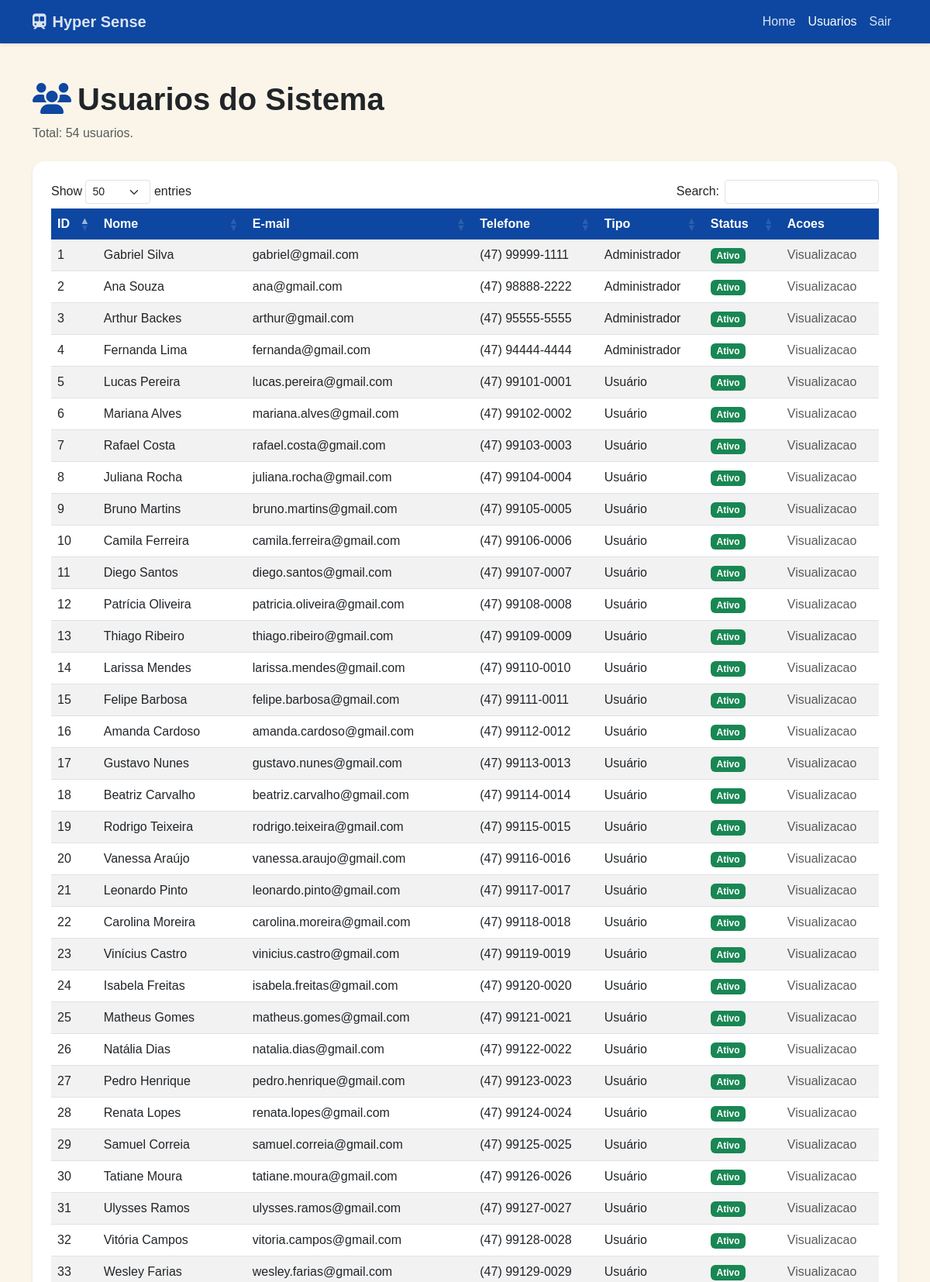
/Tela/usuario.php (signed in, upper part), run on the app's committed database.
### tables this page shows
CREATE TABLE IF NOT EXISTS usuarios (
    id INT AUTO_INCREMENT PRIMARY KEY,
    nome VARCHAR(150) NOT NULL,
    email VARCHAR(150) NOT NULL,
    telefone VARCHAR(30) NULL,
    tipo VARCHAR(50) NOT NULL DEFAULT 'Usuario',
    status VARCHAR(20) NOT NULL DEFAULT 'Ativo',
    senha VARCHAR(255) NULL,
    criado_em DATETIME NOT NULL DEFAULT CURRENT_TIMESTAMP,
    ultimo_acesso DATETIME NULL,
    deleted_at DATETIME NULL DEFAULT NULL,
    UNIQUE KEY uk_usuarios_email (email)
);

### Tela/usuario.php (the view, shortened to what this page needs)
<?php
require_once "../infra/conexao.php";
$resultado = $conexao->query("SELECT id, nome, email, telefone, tipo, status FROM usuarios WHERE deleted_at IS NULL ORDER BY id ASC");
$usuarios = [];
if ($resultado) {
    while ($u = $resultado->fetch_assoc()) {
        $usuarios[] = $u;
    }
}
$totalUsuarios = count($usuarios);
$paginaAtual = basename($_SERVER["PHP_SELF"]);
if (!function_exists('isAtiva')) {
    function isAtiva(string $pagina, string $paginaAtual): string
    {
        return $pagina === $paginaAtual ? "active" : "";
    }
}
?>
<!DOCTYPE html>
<html lang="pt-br">
<head>
    <link href="https://cdn.jsdelivr.net/npm/bootstrap@5.3.0/dist/css/bootstrap.min.css" rel="stylesheet">
    <link rel="stylesheet" href="https://cdnjs.cloudflare.com/ajax/libs/font-awesome/6.4.0/css/all.min.css">
    <link rel="stylesheet" href="https://cdn.datatables.net/1.13.4/css/dataTables.bootstrap5.min.css">
    <link rel="stylesheet" href="../Css/style.css">
</head>
<body>
    <nav class="navbar navbar-expand-lg navbar-dark navbar-hyper shadow-sm">
        <div class="container">
            <a class="navbar-brand fw-bold" href="index.php"><i class="fas fa-train-subway me-2"></i>Hyper Sense</a>
            <div class="navbar-nav ms-auto">
                <a class="nav-link <?= isAtiva('index.php', $paginaAtual) ?>" href="index.php">Home</a>
                <a class="nav-link <?= isAtiva('usuario.php', $paginaAtual) ?>" href="usuario.php">Usuarios</a>
                <a class="nav-link" href="logout.php">Sair</a>
            </div>
        </div>
    </nav>
    <div class="container my-5">
        <div class="d-flex justify-content-between align-items-center mb-4">
            <div>
                <h1 class="display-6 fw-semibold"><i class="fas fa-users text-primary me-2"></i>Usuarios do Sistema</h1>
                <p class="text-muted mb-0">Total: <span id="totalUsuariosSpan"><?= $totalUsuarios ?></span> usuarios.</p>
            </div>
        </div>
        <div class="card shadow-sm border-0 rounded-4">
            <div class="card-body p-4">
                <div class="table-responsive">
                    <table class="table table-hover table-striped align-middle" id="tabelaUsuarios">
                        <thead class="table-primary">
                            <tr>
                                <th>ID</th>
                                <th>Nome</th>
                                <th>E-mail</th>
                                <th>Telefone</th>
                                <th>Tipo</th>
                                <th>Status</th>
                                <th>Acoes</th>
                            </tr>
                        </thead>
                        <tbody>
                            <?php if (!$usuarios): ?>
                                <tr>
                                    <td colspan="7" class="text-center py-4 text-muted">Nenhum usuario cadastrado.</td>
                                </tr>
                            <?php else: ?>
                                <?php foreach ($usuarios as $u): ?>
                                    <tr>
                                        <td><?= (int)$u["id"] ?></td>
                                        <td><?= htmlspecialchars($u["nome"], ENT_QUOTES, "UTF-8") ?></td>
                                        <td><?= htmlspecialchars($u["email"], ENT_QUOTES, "UTF-8") ?></td>
                                        <td><?= htmlspecialchars($u["telefone"], ENT_QUOTES, "UTF-8") ?></td>
                                        <td><?= htmlspecialchars($u["tipo"], ENT_QUOTES, "UTF-8") ?></td>
                                        <td>
                                            <span class="badge <?= $u["status"] === "Ativo" ? "bg-success" : "bg-secondary" ?>">
                                                <?= htmlspecialchars($u["status"], ENT_QUOTES, "UTF-8") ?>
                                            </span>
                                        </td>
                                        <td>
                                            <?php if (($_SESSION['usuario_tipo'] ?? '') === 'Administrador'): ?>
                                                <a href="editar.php?id=<?= (int)$u["id"] ?>" class="btn btn-sm btn-outline-primary"><i class="fas fa-edit"></i></a>
                                                <a href="excluir.php?id=<?= (int)$u["id"] ?>" class="btn btn-sm btn-outline-danger"><i class="fas fa-trash"></i></a>
                                            <?php else: ?>
                                                <span class="text-muted">Visualizacao</span>
                                            <?php endif; ?>
                                        </td>
                                    </tr>
                                <?php endforeach; ?>
                            <?php endif; ?>
                        </tbody>
                    </table>
                </div>
            </div>
        </div>
    </div>
</body>
</html>

### Css/style.css (style rules this page uses)
:root { --hyper-azul: #1e88e5; --hyper-azul-escuro: #0d47a1; --hyper-fundo: #fbf5e9; }
html, body { background: var(--hyper-fundo); min-height: 100vh; }
body { font-family: Arial, Helvetica, sans-serif; }
.navbar-hyper { background: var(--hyper-azul-escuro) !important; }
.navbar-hyper .navbar-brand, .navbar-hyper .nav-link { font-family: 'Orbitron', Arial, sans-serif; color: rgba(255, 255, 255, 0.85); }
.navbar-hyper .nav-link.active, .navbar-hyper .nav-link:hover { color: #fff; }
.card { overflow: hidden; }
.table thead th { background: var(--hyper-azul-escuro); color: #fff; border: 0; white-space: nowrap; }
.table tbody td { vertical-align: middle; }
.text-primary { color: var(--hyper-azul-escuro) !important; }

### data on the page
usuarios: id "1", nome "Gabriel Silva", email "gabriel@gmail.com", telefone "(47) 99999-1111", tipo "Administrador", status "Ativo"
usuarios: id "2", nome "Ana Souza", email "ana@gmail.com", telefone "(47) 98888-2222", tipo "Administrador", status "Ativo"
usuarios: id "3", nome "Arthur Backes", email "arthur@gmail.com", telefone "(47) 95555-5555", tipo "Administrador", status "Ativo"
usuarios: id "4", nome "Fernanda Lima", email "fernanda@gmail.com", telefone "(47) 94444-4444", tipo "Administrador", status "Ativo"
usuarios: id "5", nome "Lucas Pereira", email "lucas.pereira@gmail.com", telefone "(47) 99101-0001", tipo "Usuário", status "Ativo"
usuarios: id "6", nome "Mariana Alves", email "mariana.alves@gmail.com", telefone "(47) 99102-0002", tipo "Usuário", status "Ativo"
usuarios: id "7", nome "Rafael Costa", email "rafael.costa@gmail.com", telefone "(47) 99103-0003", tipo "Usuário", status "Ativo"
usuarios: id "8", nome "Juliana Rocha", email "juliana.rocha@gmail.com", telefone "(47) 99104-0004", tipo "Usuário", status "Ativo"
usuarios: id "9", nome "Bruno Martins", email "bruno.martins@gmail.com", telefone "(47) 99105-0005", tipo "Usuário", status "Ativo"
usuarios: id "10", nome "Camila Ferreira", email "camila.ferreira@gmail.com", telefone "(47) 99106-0006", tipo "Usuário", status "Ativo"
usuarios: id "11", nome "Diego Santos", email "diego.santos@gmail.com", telefone "(47) 99107-0007", tipo "Usuário", status "Ativo"
usuarios: id "12", nome "Patrícia Oliveira", email "patricia.oliveira@gmail.com", telefone "(47) 99108-0008", tipo "Usuário", status "Ativo"
usuarios: id "13", nome "Thiago Ribeiro", email "thiago.ribeiro@gmail.com", telefone "(47) 99109-0009", tipo "Usuário", status "Ativo"
usuarios: id "14", nome "Larissa Mendes", email "larissa.mendes@gmail.com", telefone "(47) 99110-0010", tipo "Usuário", status "Ativo"
usuarios: id "15", nome "Felipe Barbosa", email "felipe.barbosa@gmail.com", telefone "(47) 99111-0011", tipo "Usuário", status "Ativo"
usuarios: id "16", nome "Amanda Cardoso", email "amanda.cardoso@gmail.com", telefone "(47) 99112-0012", tipo "Usuário", status "Ativo"
usuarios: id "17", nome "Gustavo Nunes", email "gustavo.nunes@gmail.com", telefone "(47) 99113-0013", tipo "Usuário", status "Ativo"
usuarios: id "18", nome "Beatriz Carvalho", email "beatriz.carvalho@gmail.com", telefone "(47) 99114-0014", tipo "Usuário", status "Ativo"
usuarios: id "19", nome "Rodrigo Teixeira", email "rodrigo.teixeira@gmail.com", telefone "(47) 99115-0015", tipo "Usuário", status "Ativo"
usuarios: id "20", nome "Vanessa Araújo", email "vanessa.araujo@gmail.com", telefone "(47) 99116-0016", tipo "Usuário", status "Ativo"
usuarios: id "21", nome "Leonardo Pinto", email "leonardo.pinto@gmail.com", telefone "(47) 99117-0017", tipo "Usuário", status "Ativo"
usuarios: id "22", nome "Carolina Moreira", email "carolina.moreira@gmail.com", telefone "(47) 99118-0018", tipo "Usuário", status "Ativo"
usuarios: id "23", nome "Vinícius Castro", email "vinicius.castro@gmail.com", telefone "(47) 99119-0019", tipo "Usuário", status "Ativo"
usuarios: id "24", nome "Isabela Freitas", email "isabela.freitas@gmail.com", telefone "(47) 99120-0020", tipo "Usuário", status "Ativo"
usuarios: id "25", nome "Matheus Gomes", email "matheus.gomes@gmail.com", telefone "(47) 99121-0021", tipo "Usuário", status "Ativo"
usuarios: id "26", nome "Natália Dias", email "natalia.dias@gmail.com", telefone "(47) 99122-0022", tipo "Usuário", status "Ativo"
usuarios: id "27", nome "Pedro Henrique", email "pedro.henrique@gmail.com", telefone "(47) 99123-0023", tipo "Usuário", status "Ativo"
usuarios: id "28", nome "Renata Lopes", email "renata.lopes@gmail.com", telefone "(47) 99124-0024", tipo "Usuário", status "Ativo"
usuarios: id "29", nome "Samuel Correia", email "samuel.correia@gmail.com", telefone "(47) 99125-0025", tipo "Usuário", status "Ativo"
usuarios: id "30", nome "Tatiane Moura", email "tatiane.moura@gmail.com", telefone "(47) 99126-0026", tipo "Usuário", status "Ativo"
usuarios: id "31", nome "Ulysses Ramos", email "ulysses.ramos@gmail.com", telefone "(47) 99127-0027", tipo "Usuário", status "Ativo"
usuarios: id "32", nome "Vitória Campos", email "vitoria.campos@gmail.com", telefone "(47) 99128-0028", tipo "Usuário", status "Ativo"
usuarios: id "33", nome "Wesley Farias", email "wesley.farias@gmail.com", telefone "(47) 99129-0029", tipo "Usuário", status "Ativo"

### other printed values
$totalUsuarios "54"
